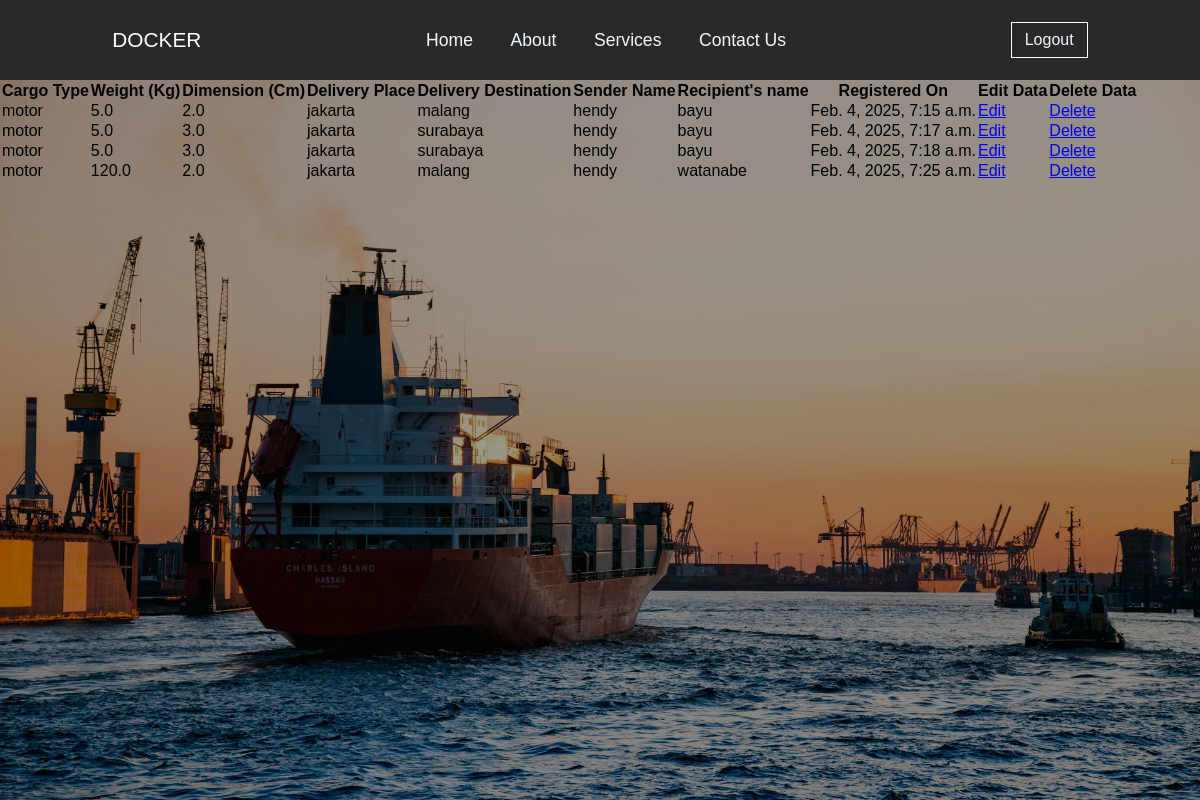
The page /cargo/ (signed in) on the database as committed earlier.
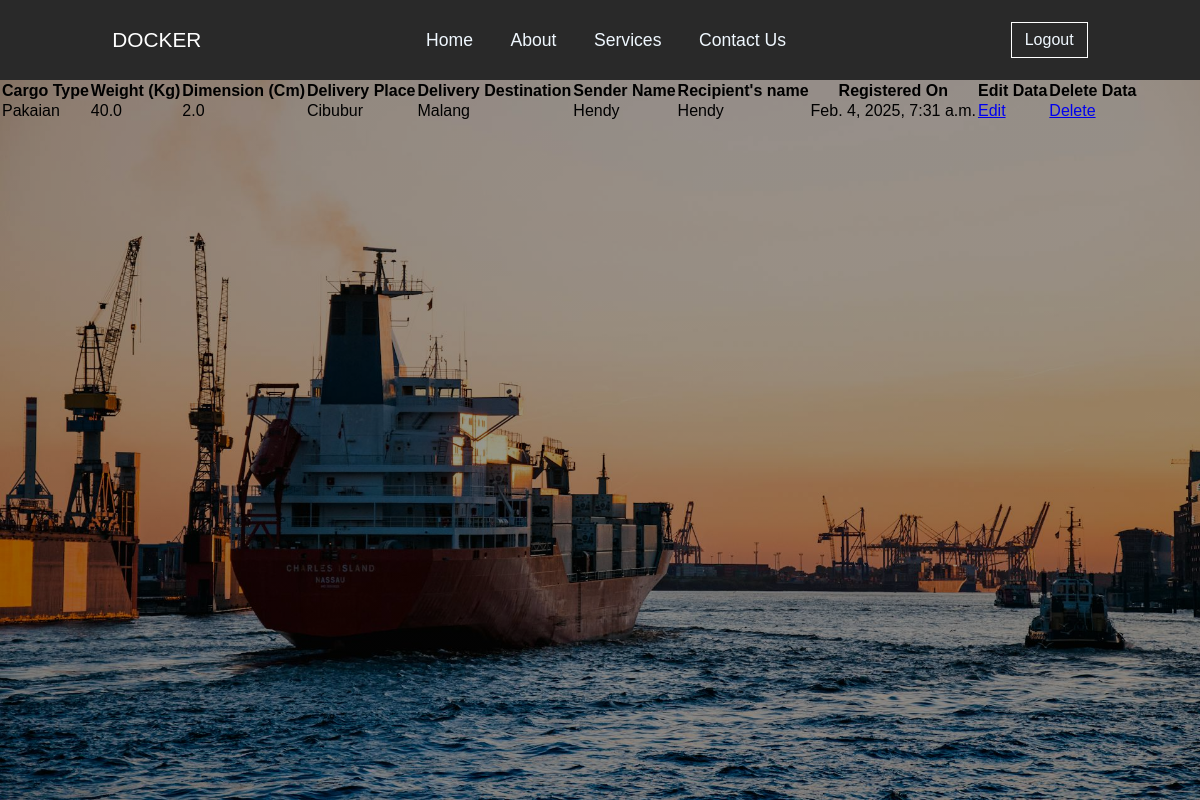
The same page on the database as committed later.
### myapp/models.py (models this page shows, shortened)
class Cargo(models.Model):
    user = models.ForeignKey(User, on_delete=models.CASCADE)
    jenis_cargo = models.CharField(max_length=100)
    berat = models.FloatField()
    ukuran = models.FloatField()
    agen_pengiriman = models.CharField(max_length=100)
    tujuan_pengiriman = models.CharField(max_length=100)
    nama_pengirim = models.CharField(max_length=100)
    nama_penerima = models.CharField(max_length=100)
    created_at = models.DateTimeField(auto_now_add=True)

### myapp/views.py (the view)
# urls.py: path('cargo/', views.check_cargo, name='check_cargo'),
@login_required
def check_cargo(request):
    cargos = Cargo.objects.filter(user=request.user)
    return render(request, 'check_cargo.html', {'cargos': cargos})

### template/check_cargo.html (shortened to what this page needs)
{% load static %}
<!DOCTYPE html>
<html lang="en">
  <head>
    <link rel="stylesheet" href="{% static 'assets/css/check_cargo.css' %}" />
  </head>
  <body>
    <div class="content">
      <div class="tab">
        <p>DOCKER</p>
        <ul>
          <li><a href="/">Home</a></li>
          <li><a href="#">About</a></li>
          <li><a href="#">Services</a></li>
          <li><a href="#">Contact Us</a></li>
        </ul>
        {% if user.is_authenticated %}
        <a class="user" href="logout">Logout</a>
        {% else %}
        <a class="user" href="register">Register</a>
        {% endif %}
      </div>
      <table>
        <thead>
          <tr>
            <th>Cargo Type</th>
            <th>Weight (Kg)</th>
            <th>Dimension (Cm)</th>
            <th>Delivery Place</th>
            <th>Delivery Destination</th>
            <th>Sender Name</th>
            <th>Recipient's name</th>
            <th>Registered On</th>
            <th>Edit Data</th>
            <th>Delete Data</th>
          </tr>
        </thead>
        <tbody>
          {% for cargo in cargos %}
          <tr>
            <td>{{cargo.jenis_cargo}}</td>
            <td>{{cargo.berat}}</td>
            <td>{{cargo.ukuran}}</td>
            <td>{{cargo.agen_pengiriman}}</td>
            <td>{{cargo.tujuan_pengiriman}}</td>
            <td>{{cargo.nama_pengirim}}</td>
            <td>{{cargo.nama_penerima}}</td>
            <td>{{cargo.created_at}}</td>
            <td><a href="{% url 'edit_cargo' cargo.id %}">Edit</a></td>
            <td><a href="{% url 'delete_cargo' cargo.id %}">Delete</a></td>
          </tr>
          {% endfor %}
        </tbody>
      </table>
    </div>
  </body>
</html>

Rows that differ between the two databases and show on the page:
removed Cargo: jenis_cargo "motor", berat "5.0", ukuran "2.0", agen_pengiriman "jakarta", tujuan_pengiriman "malang", nama_pengirim "hendy", nama_penerima "bayu", created_at "Feb. 4, 2025, 7:15 a.m."
removed Cargo: jenis_cargo "motor", berat "5.0", ukuran "3.0", agen_pengiriman "jakarta", tujuan_pengiriman "surabaya", nama_pengirim "hendy", nama_penerima "bayu", created_at "Feb. 4, 2025, 7:17 a.m."
removed Cargo: jenis_cargo "motor", berat "5.0", ukuran "3.0", agen_pengiriman "jakarta", tujuan_pengiriman "surabaya", nama_pengirim "hendy", nama_penerima "bayu", created_at "Feb. 4, 2025, 7:18 a.m."
removed Cargo: jenis_cargo "motor", berat "120.0", ukuran "2.0", agen_pengiriman "jakarta", tujuan_pengiriman "malang", nama_pengirim "hendy", nama_penerima "watanabe", created_at "Feb. 4, 2025, 7:25 a.m."
added Cargo: jenis_cargo "Pakaian", berat "40.0", ukuran "2.0", agen_pengiriman "Cibubur", tujuan_pengiriman "Malang", nama_pengirim "Hendy", nama_penerima "Hendy", created_at "Feb. 4, 2025, 7:31 a.m."
